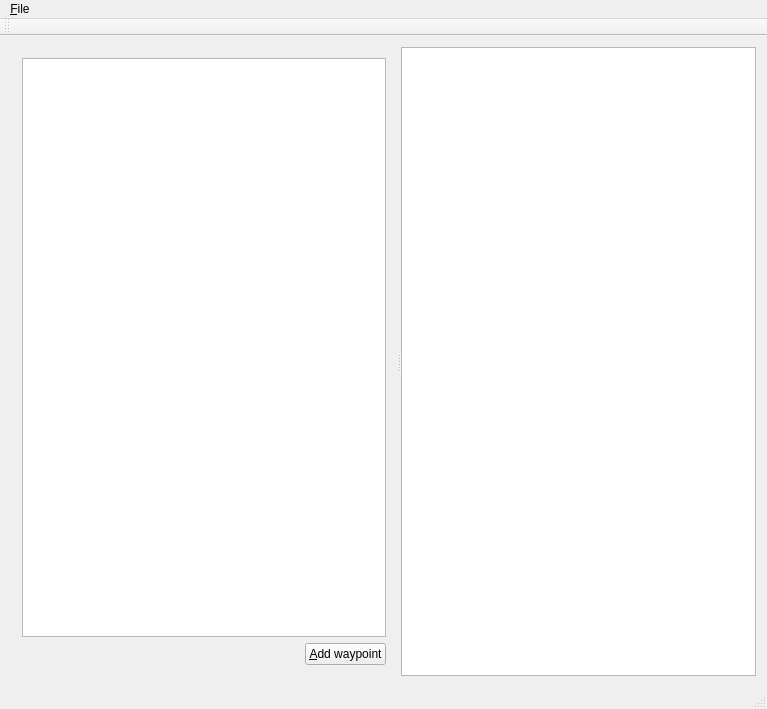
<?xml version="1.0" encoding="UTF-8"?>
<ui version="4.0">
 <class>MapEditorClass</class>
 <widget class="QMainWindow" name="MapEditorClass">
  <property name="geometry">
   <rect>
    <x>0</x>
    <y>0</y>
    <width>767</width>
    <height>709</height>
   </rect>
  </property>
  <property name="windowTitle">
   <string>MapEditor 1.0 Beta</string>
  </property>
  <property name="windowIcon">
   <iconset resource="mapeditor.qrc">
    <normaloff>:/MapEditor/Resources/LookIncon.PNG</normaloff>:/MapEditor/Resources/LookIncon.PNG</iconset>
  </property>
  <widget class="QWidget" name="centralWidget">
   <layout class="QGridLayout" name="gridLayout">
    <item row="0" column="0">
     <widget class="QSplitter" name="splitter">
      <property name="orientation">
       <enum>Qt::Horizontal</enum>
      </property>
      <widget class="QWidget" name="">
       <layout class="QVBoxLayout" name="verticalLayout">
        <item>
         <widget class="QMapGraphicsView" name="mapGraphicsView">
          <property name="sizePolicy">
           <sizepolicy hsizetype="MinimumExpanding" vsizetype="Expanding">
            <horstretch>0</horstretch>
            <verstretch>0</verstretch>
           </sizepolicy>
          </property>
         </widget>
        </item>
        <item>
         <layout class="QHBoxLayout" name="horizontalLayout">
          <item>
           <spacer name="horizontalSpacer">
            <property name="orientation">
             <enum>Qt::Horizontal</enum>
            </property>
            <property name="sizeHint" stdset="0">
             <size>
              <width>158</width>
              <height>20</height>
             </size>
            </property>
           </spacer>
          </item>
          <item>
           <widget class="QPushButton" name="pushButton">
            <property name="text">
             <string>&amp;Add waypoint</string>
            </property>
           </widget>
          </item>
         </layout>
        </item>
       </layout>
      </widget>
      <widget class="QTableWidget" name="itemTableWidget">
       <property name="sizePolicy">
        <sizepolicy hsizetype="Maximum" vsizetype="Expanding">
         <horstretch>0</horstretch>
         <verstretch>0</verstretch>
        </sizepolicy>
       </property>
       <property name="alternatingRowColors">
        <bool>true</bool>
       </property>
      </widget>
     </widget>
    </item>
   </layout>
  </widget>
  <widget class="QMenuBar" name="menuBar">
   <property name="geometry">
    <rect>
     <x>0</x>
     <y>0</y>
     <width>767</width>
     <height>21</height>
    </rect>
   </property>
   <widget class="QMenu" name="menu_File">
    <property name="title">
     <string>&amp;File</string>
    </property>
    <addaction name="action_Exit"/>
    <addaction name="action_Load_Map"/>
    <addaction name="action_Save_Map"/>
    <addaction name="separator"/>
    <addaction name="action_New_Map"/>
   </widget>
   <addaction name="menu_File"/>
  </widget>
  <widget class="QToolBar" name="mainToolBar">
   <attribute name="toolBarArea">
    <enum>TopToolBarArea</enum>
   </attribute>
   <attribute name="toolBarBreak">
    <bool>false</bool>
   </attribute>
  </widget>
  <widget class="QStatusBar" name="statusBar"/>
  <action name="action_Exit">
   <property name="text">
    <string>&amp;Exit</string>
   </property>
  </action>
  <action name="action_Load_Map">
   <property name="text">
    <string>&amp;Load Map...</string>
   </property>
  </action>
  <action name="action_Save_Map">
   <property name="text">
    <string>&amp;Save Map...</string>
   </property>
  </action>
  <action name="action_New_Map">
   <property name="text">
    <string>&amp;New Map...</string>
   </property>
  </action>
 </widget>
 <layoutdefault spacing="6" margin="11"/>
 <customwidgets>
  <customwidget>
   <class>QMapGraphicsView</class>
   <extends>QGraphicsView</extends>
   <header>qmapgraphicsview.h</header>
  </customwidget>
 </customwidgets>
 <resources>
  <include location="mapeditor.qrc"/>
 </resources>
 <connections>
  <connection>
   <sender>action_Exit</sender>
   <signal>activated()</signal>
   <receiver>MapEditorClass</receiver>
   <slot>close()</slot>
   <hints>
    <hint type="sourcelabel">
     <x>-1</x>
     <y>-1</y>
    </hint>
    <hint type="destinationlabel">
     <x>299</x>
     <y>199</y>
    </hint>
   </hints>
  </connection>
  <connection>
   <sender>pushButton</sender>
   <signal>clicked()</signal>
   <receiver>MapEditorClass</receiver>
   <slot>addWayPointSlot()</slot>
   <hints>
    <hint type="sourcelabel">
     <x>349</x>
     <y>665</y>
    </hint>
    <hint type="destinationlabel">
     <x>180</x>
     <y>370</y>
    </hint>
   </hints>
  </connection>
  <connection>
   <sender>action_Load_Map</sender>
   <signal>activated()</signal>
   <receiver>MapEditorClass</receiver>
   <slot>loadMapSlot()</slot>
   <hints>
    <hint type="sourcelabel">
     <x>-1</x>
     <y>-1</y>
    </hint>
    <hint type="destinationlabel">
     <x>383</x>
     <y>354</y>
    </hint>
   </hints>
  </connection>
  <connection>
   <sender>action_Save_Map</sender>
   <signal>activated()</signal>
   <receiver>MapEditorClass</receiver>
   <slot>saveMapSlot()</slot>
   <hints>
    <hint type="sourcelabel">
     <x>-1</x>
     <y>-1</y>
    </hint>
    <hint type="destinationlabel">
     <x>383</x>
     <y>354</y>
    </hint>
   </hints>
  </connection>
  <connection>
   <sender>action_New_Map</sender>
   <signal>activated()</signal>
   <receiver>MapEditorClass</receiver>
   <slot>newMapSlot()</slot>
   <hints>
    <hint type="sourcelabel">
     <x>-1</x>
     <y>-1</y>
    </hint>
    <hint type="destinationlabel">
     <x>383</x>
     <y>354</y>
    </hint>
   </hints>
  </connection>
 </connections>
 <slots>
  <slot>addWayPointSlot()</slot>
  <slot>loadMapSlot()</slot>
  <slot>saveMapSlot()</slot>
  <slot>newMapSlot()</slot>
 </slots>
</ui>
